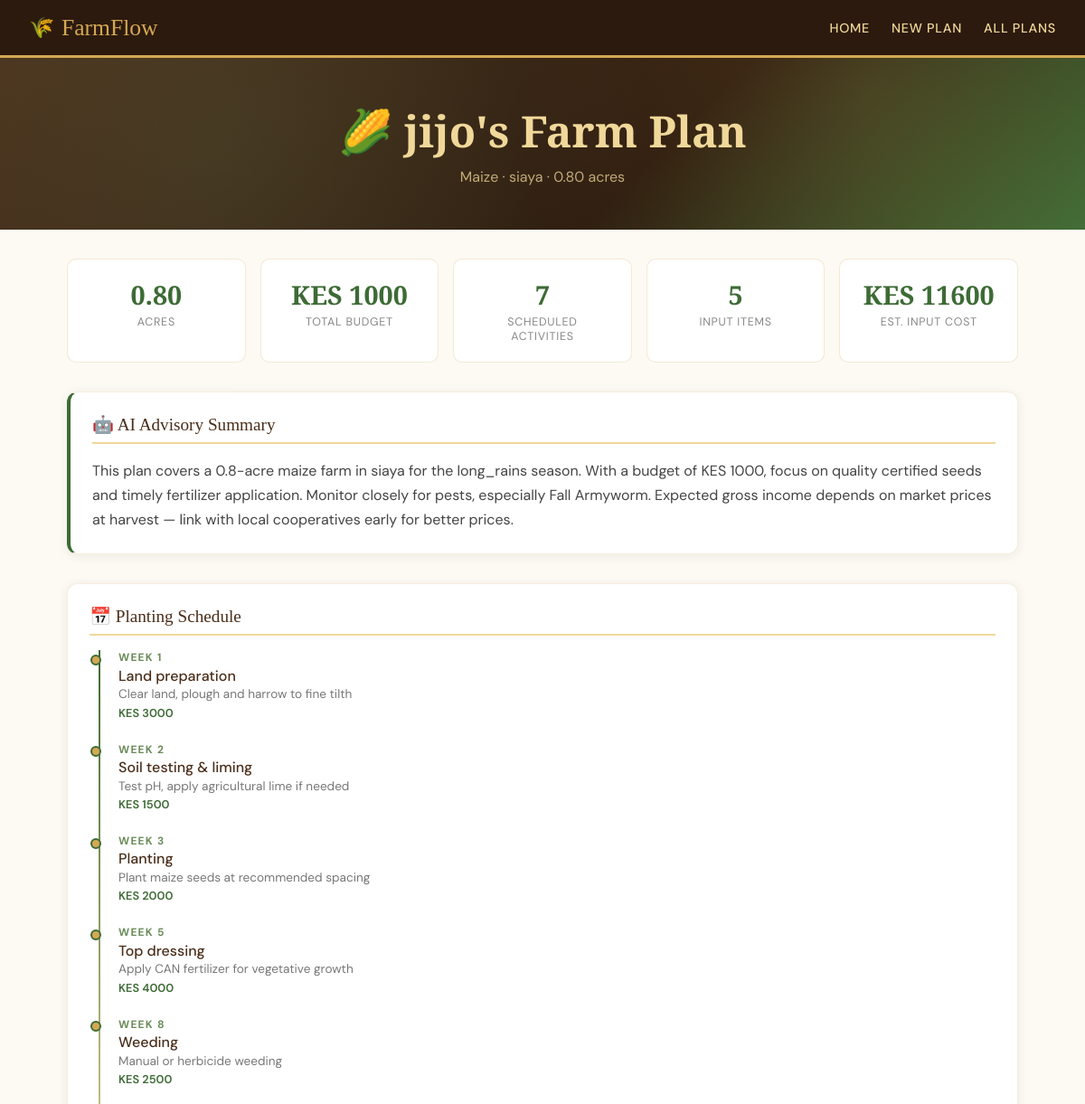
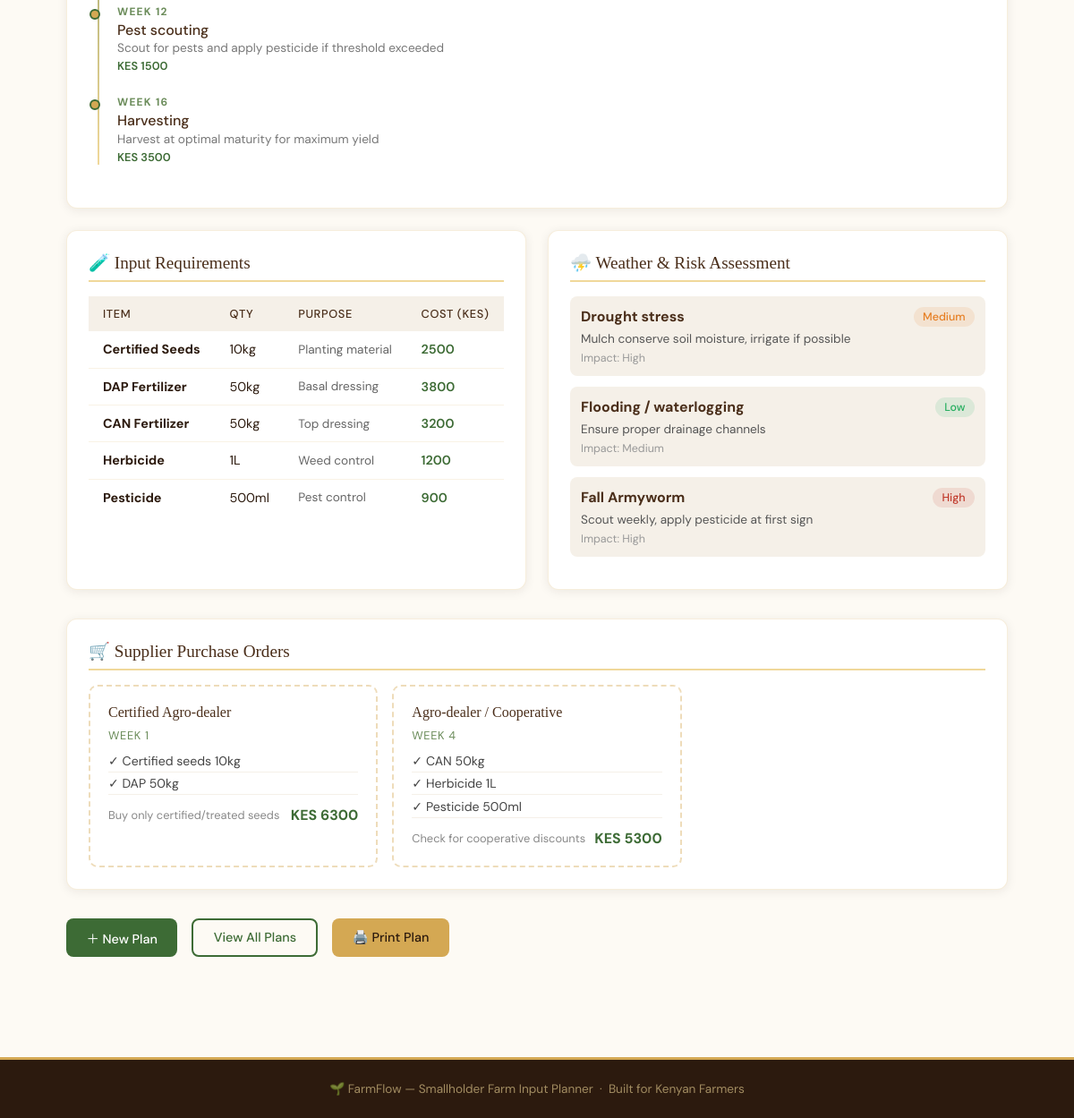
Page /plan/2/ on the committed database (2 pictures, top to bottom).
### planner/models.py (models this page shows, shortened)
class FarmPlan(models.Model):
    CROP_CHOICES = [
        ('maize', 'Maize'),
        ('beans', 'Beans'),
        ('tomatoes', 'Tomatoes'),
        ('potatoes', 'Potatoes'),
        ('wheat', 'Wheat'),
        ('sorghum', 'Sorghum'),
        ('cassava', 'Cassava'),
        ('sweet_potato', 'Sweet Potato'),
        ('kale', 'Kale (Sukuma Wiki)'),
        ('cabbage', 'Cabbage'),
    ]
    SOIL_CHOICES = [
        ('loam', 'Loam'),
        ('clay', 'Clay'),
        ('sandy', 'Sandy'),
        ('silty', 'Silty'),
        ('peaty', 'Peaty'),
    ]
    SEASON_CHOICES = [
        ('long_rains', 'Long Rains (Mar–May)'),
        ('short_rains', 'Short Rains (Oct–Dec)'),
        ('dry', 'Dry Season (Irrigation)'),
    ]
    farmer_name = models.CharField(max_length=100)
    location = models.CharField(max_length=100)
    land_size = models.DecimalField(max_digits=6, decimal_places=2)
    crop = models.CharField(max_length=50, choices=CROP_CHOICES)
    soil_type = models.CharField(max_length=50, choices=SOIL_CHOICES)
    season = models.CharField(max_length=50, choices=SEASON_CHOICES)
    budget = models.DecimalField(max_digits=10, decimal_places=2)
    additional_notes = models.TextField(blank=True)
    planting_schedule = models.TextField(blank=True)
    input_requirements = models.TextField(blank=True)
    weather_risks = models.TextField(blank=True)
    purchase_orders = models.TextField(blank=True)
    ai_summary = models.TextField(blank=True)
    created_at = models.DateTimeField(auto_now_add=True)

### planner/views.py (the view)
# urls.py: path('plan/<int:pk>/', views.plan_detail, name='plan_detail'),
def plan_detail(request, pk):
    plan = get_object_or_404(FarmPlan, pk=pk)
    planting_schedule = json.loads(plan.planting_schedule) if plan.planting_schedule else []
    input_requirements = json.loads(plan.input_requirements) if plan.input_requirements else []
    weather_risks = json.loads(plan.weather_risks) if plan.weather_risks else []
    purchase_orders = json.loads(plan.purchase_orders) if plan.purchase_orders else []
    total_cost = sum(item.get('cost_kes', 0) for item in planting_schedule)
    total_inputs = sum(item.get('cost_kes', 0) for item in input_requirements)
    return render(request, 'planner/plan_detail.html', {
        'plan': plan,
        'planting_schedule': planting_schedule,
        'input_requirements': input_requirements,
        'weather_risks': weather_risks,
        'purchase_orders': purchase_orders,
        'total_cost': total_cost,
        'total_inputs': total_inputs,
    })

### planner/templates/planner/plan_detail.html (shortened to what this page needs)
{% extends "planner/base.html" %}
{% block content %}
<div class="page-hero">
  <h1>
    {% if plan.crop == 'maize' %}🌽
    {% elif plan.crop == 'tomatoes' %}🍅
    {% elif plan.crop == 'beans' %}🫘
    {% elif plan.crop == 'potatoes' %}🥔
    {% elif plan.crop == 'kale' %}🥬
    {% elif plan.crop == 'cabbage' %}🥦
    {% else %}🌱{% endif %}
    {{ plan.farmer_name }}'s Farm Plan
  </h1>
  <p>{{ plan.get_crop_display }} · {{ plan.location }} · {{ plan.land_size }} acres</p>
</div>
<div class="container">
  <div class="stat-row" style="margin-bottom:2rem;">
    <div class="stat-box">
      <div class="stat-value">{{ plan.land_size }}</div>
      <div class="stat-label">Acres</div>
    </div>
    <div class="stat-box">
      <div class="stat-value">KES {{ plan.budget|floatformat:0 }}</div>
      <div class="stat-label">Total Budget</div>
    </div>
    <div class="stat-box">
      <div class="stat-value">{{ planting_schedule|length }}</div>
      <div class="stat-label">Scheduled Activities</div>
    </div>
    <div class="stat-box">
      <div class="stat-value">{{ input_requirements|length }}</div>
      <div class="stat-label">Input Items</div>
    </div>
    <div class="stat-box">
      <div class="stat-value">KES {{ total_inputs }}</div>
      <div class="stat-label">Est. Input Cost</div>
    </div>
  </div>
  {% if plan.ai_summary %}
  <div class="card" style="margin-bottom:2rem;border-left:4px solid var(--leaf);">
    <div class="card-title">🤖 AI Advisory Summary</div>
    <p style="line-height:1.7;color:#444;">{{ plan.ai_summary }}</p>
  </div>
  {% endif %}
  <div style="display:grid;grid-template-columns:1fr 1fr;gap:1.5rem;margin-bottom:2rem;">
    <div class="card" style="grid-column:1/-1;">
      <div class="card-title">📅 Planting Schedule</div>
      <div class="timeline">
        {% for item in planting_schedule %}
        <div class="timeline-item">
          <div class="timeline-dot"></div>
          <div class="timeline-week">Week {{ item.week }}</div>
          <div class="timeline-activity">{{ item.activity }}</div>
          <div class="timeline-details">{{ item.details }}</div>
          {% if item.cost_kes %}
          <div class="timeline-cost">KES {{ item.cost_kes|floatformat:0 }}</div>
          {% endif %}
        </div>
        {% endfor %}
      </div>
    </div>
    <div class="card">
      <div class="card-title">🧪 Input Requirements</div>
      <table>
        <thead>
          <tr>
            <th>Item</th>
            <th>Qty</th>
            <th>Purpose</th>
            <th>Cost (KES)</th>
          </tr>
        </thead>
        <tbody>
          {% for item in input_requirements %}
          <tr>
            <td><strong>{{ item.item }}</strong></td>
            <td>{{ item.quantity }}</td>
            <td style="color:#666;font-size:.85rem;">{{ item.purpose }}</td>
            <td style="color:var(--leaf);font-weight:600;">{{ item.cost_kes|floatformat:0 }}</td>
          </tr>
          {% endfor %}
        </tbody>
      </table>
    </div>
    <div class="card">
      <div class="card-title">⛈️ Weather & Risk Assessment</div>
      {% for risk in weather_risks %}
      <div style="padding:.75rem;border-radius:8px;background:var(--mist);margin-bottom:.75rem;">
        <div style="display:flex;align-items:center;justify-content:space-between;margin-bottom:.3rem;">
          <strong style="color:var(--bark);">{{ risk.risk }}</strong>
          <span class="badge badge-{% if risk.probability == 'High' %}high{% elif risk.probability == 'Medium' %}medium{% else %}low{% endif %}">
            {{ risk.probability }}
          </span>
        </div>
        <div style="font-size:.85rem;color:#555;">{{ risk.mitigation }}</div>
        {% if risk.impact %}
        <div style="font-size:.78rem;color:#999;margin-top:.3rem;">Impact: {{ risk.impact }}</div>
        {% endif %}
      </div>
      {% endfor %}
    </div>
  </div>
  <div class="card" style="margin-bottom:2rem;">
    <div class="card-title">🛒 Supplier Purchase Orders</div>
    <div style="display:grid;grid-template-columns:repeat(auto-fill,minmax(280px,1fr));gap:1rem;">
      {% for order in purchase_orders %}
      <div style="border:2px dashed rgba(212,168,83,.4);border-radius:10px;padding:1.25rem;">
        <div style="font-family:'Playfair Display',serif;color:var(--bark);margin-bottom:.5rem;">{{ order.supplier_type }}</div>
        <div style="font-size:.8rem;color:var(--sage);text-transform:uppercase;letter-spacing:.05em;margin-bottom:.5rem;">{{ order.timing }}</div>
        <ul style="list-style:none;margin-bottom:.75rem;">
          {% for item in order.items %}
          <li style="font-size:.88rem;padding:.2rem 0;border-bottom:1px solid var(--mist);color:#444;">✓ {{ item }}</li>
          {% endfor %}
        </ul>
        <div style="display:flex;justify-content:space-between;align-items:center;">
          <span style="font-size:.8rem;color:#888;">{{ order.notes }}</span>
          <strong style="color:var(--leaf);">KES {{ order.estimated_total_kes|floatformat:0 }}</strong>
        </div>
      </div>
      {% endfor %}
    </div>
  </div>
  <div style="display:flex;gap:1rem;flex-wrap:wrap;margin-bottom:1rem;">
    <a href="/plan/new/" class="btn btn-primary">＋ New Plan</a>
    <a href="/plans/" class="btn btn-outline">View All Plans</a>
    <button onclick="window.print()" class="btn btn-secondary">🖨️ Print Plan</button>
  </div>
</div>
{% endblock %}

### planner/templates/planner/base.html (style rules this page uses)
:root { --soil: #2C1A0E; --bark: #4A2E1A; --clay: #8B4513; --wheat: #D4A853; --straw: #F0D89A; --sage: #6B8C5A; --leaf: #3D6B35; --mist: #F5F0E8; --cream: #FDFAF4; --white: #FFFFFF; --danger: #C0392B; --warn: #E67E22; --ok: #27AE60; }
*, *::before, *::after { box-sizing: border-box; margin: 0; padding: 0; }
body { font-family: 'DM Sans', sans-serif; background: var(--cream); color: var(--soil); min-height: 100vh; }
.page-hero { background: linear-gradient(135deg, var(--bark) 0%, var(--soil) 60%, var(--leaf) 100%); padding: 3rem 2rem; text-align: center; position: relative; overflow: hidden; }
.page-hero::before { content: ''; position: absolute; inset: 0; background-image: radial-gradient(circle at 20% 50%, rgba(107,140,90,.2) 0%, transparent 50%), radial-gradient(circle at 80% 20%, rgba(212,168,83,.15) 0%, transparent 40%); }
.page-hero h1 { font-family: 'Playfair Display', serif; font-size: clamp(1.8rem, 4vw, 3rem); color: var(--straw); position: relative; z-index: 1; }
.page-hero p { color: rgba(240,216,154,.75); margin-top: .5rem; font-size: 1rem; position: relative; z-index: 1; }
.container { max-width: 1100px; margin: 0 auto; padding: 2rem 1.5rem; }
.card { background: var(--white); border-radius: 12px; padding: 1.5rem; box-shadow: 0 2px 12px rgba(44,26,14,.08); border: 1px solid rgba(212,168,83,.2); }
.card-title { font-family: 'Playfair Display', serif; font-size: 1.2rem; color: var(--bark); margin-bottom: 1rem; padding-bottom: .5rem; border-bottom: 2px solid var(--straw); display: flex; align-items: center; gap: .5rem; }
.btn { display: inline-flex; align-items: center; gap: .4rem; padding: .65rem 1.4rem; border: none; border-radius: 8px; font-family: 'DM Sans', sans-serif; font-size: .9rem; font-weight: 500; cursor: pointer; text-decoration: none; transition: all .2s; }
.btn-primary { background: var(--leaf); color: var(--white); }
.btn-secondary { background: var(--wheat); color: var(--soil); }
.btn-outline { background: transparent; color: var(--leaf); border: 2px solid var(--leaf); }
.badge { display: inline-block; padding: .2rem .65rem; border-radius: 20px; font-size: .78rem; font-weight: 500; }
.badge-high { background: rgba(192,57,43,.12); color: var(--danger); }
.badge-medium { background: rgba(230,126,34,.12); color: var(--warn); }
.badge-low { background: rgba(39,174,96,.12); color: var(--ok); }
table { width: 100%; border-collapse: collapse; font-size: .9rem; }
thead th { background: var(--mist); color: var(--bark); font-weight: 500; text-align: left; padding: .7rem 1rem; font-size: .8rem; text-transform: uppercase; letter-spacing: .05em; }
tbody td { padding: .7rem 1rem; border-bottom: 1px solid rgba(212,168,83,.15); }
tbody tr:last-child td { border-bottom: none; }
.timeline { position: relative; padding-left: 2rem; }
.timeline::before { content: ''; position: absolute; left: .6rem; top: 0; bottom: 0; width: 2px; background: linear-gradient(to bottom, var(--leaf), var(--straw)); }
.timeline-item { position: relative; margin-bottom: 1.5rem; }
.timeline-dot { position: absolute; left: -1.95rem; top: .3rem; width: 12px; height: 12px; border-radius: 50%; background: var(--wheat); border: 2px solid var(--leaf); }
.timeline-week { font-size: .75rem; font-weight: 700; color: var(--sage); text-transform: uppercase; letter-spacing: .1em; }
.timeline-activity { font-weight: 500; color: var(--bark); margin: .1rem 0; }
.timeline-details { font-size: .85rem; color: #777; }
.timeline-cost { font-size: .8rem; color: var(--leaf); font-weight: 600; margin-top: .2rem; }
.stat-row { display: grid; grid-template-columns: repeat(auto-fit, minmax(180px,1fr)); gap: 1rem; }
.stat-box { background: var(--white); border: 1px solid rgba(212,168,83,.25); border-radius: 10px; padding: 1.2rem 1.5rem; text-align: center; }
.stat-value { font-family: 'Playfair Display', serif; font-size: 1.8rem; color: var(--leaf); font-weight: 700; }
.stat-label { font-size: .78rem; color: #888; text-transform: uppercase; letter-spacing: .06em; margin-top: .2rem; }

### rows in the picture
FarmPlan: farmer_name "jijo", crop "Maize", location "siaya", land_size "0.80", budget "1000", ai_summary "This plan covers a 0.8-acre maize farm in siaya for the long_rains season. With a budget of KES 1000, focus on quality certified seeds and timely fertilizer application. Monitor closely for pests, especially Fall Armyworm. Expected gross income depends on market prices at harvest — link with local cooperatives early for better prices."

### other values in the picture
{{ planting_schedule|length }} "7"
{{ input_requirements|length }} "5"
{{ total_inputs }} "11600"
{{ item.week }} "1" "2" "3" "5" "8" "12" "16"
{{ item.activity }} "Land preparation" "Soil testing & liming" "Planting" "Top dressing" "Weeding" "Pest scouting" "Harvesting"
{{ item.details }} "Clear land, plough and harrow to fine tilth" "Test pH, apply agricultural lime if needed" "Plant maize seeds at recommended spacing" "Apply CAN fertilizer for vegetative growth" "Manual or herbicide weeding" "Scout for pests and apply pesticide if threshold exceeded" "Harvest at optimal maturity for maximum yield"
{{ item.cost_kes|floatformat:0 }} "3000" "1500" "2000" "4000" "2500" "1500" "3500"
{{ item.item }} "Certified Seeds" "DAP Fertilizer" "CAN Fertilizer" "Herbicide" "Pesticide"
{{ item.quantity }} "10kg" "50kg" "50kg" "1L" "500ml"
{{ item.purpose }} "Planting material" "Basal dressing" "Top dressing" "Weed control" "Pest control"
{{ item.cost_kes|floatformat:0 }} "2500" "3800" "3200" "1200" "900"
{{ risk.risk }} "Drought stress" "Flooding / waterlogging" "Fall Armyworm"
{{ risk.probability }} "Medium" "Low" "High"
{{ risk.mitigation }} "Mulch conserve soil moisture, irrigate if possible" "Ensure proper drainage channels" "Scout weekly, apply pesticide at first sign"
{{ risk.impact }} "High" "Medium" "High"
